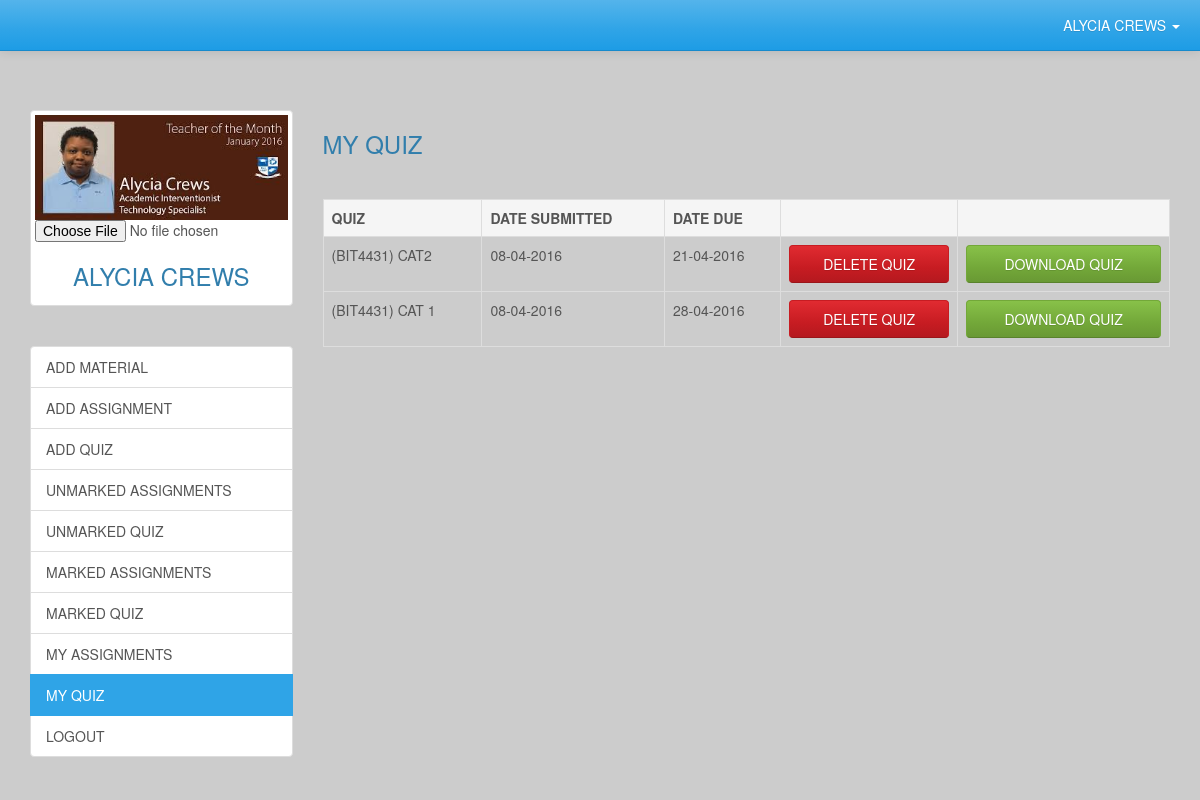
Page /myQuiz.php (signed in) on the committed database.
### tables this page shows
CREATE TABLE IF NOT EXISTS `quiz` (
`id` int(11) NOT NULL,
  `quizName` varchar(50) NOT NULL,
  `courseId` int(11) NOT NULL,
  `unitCode` varchar(50) NOT NULL,
  `teacherId` int(11) NOT NULL,
  `filePath` varchar(150) NOT NULL,
  `dateSubmitted` datetime NOT NULL DEFAULT CURRENT_TIMESTAMP,
  `dateDue` datetime NOT NULL
);

### myQuiz.php (the view, shortened to what this page needs)
<?php
	require_once 'includes/core.inc.php';
?>
<?php require_once 'includes/header.inc.php';?>
<div class = "container">
	<div class = "row" style = "margin-top:60px;">
		<?php require_once 'includes/teacherSidebar.php';?>
		<div class = "col-lg-9">
			<h3>MY QUIZ</h3>
			<p><?php echo $msg; ?>&nbsp;</p>
			<div class = "row">
				<div class = "col-lg-12">
				<?php
					$query = 'SELECT quiz.id, quiz.quizName, quiz.unitCode, quiz.dateSubmitted, quiz.dateDue, quiz.filePath, quiz.teacherId,
					                 units.unitName, teachers.fname, teachers.lname
							  FROM quiz
							  LEFT JOIN units
							  ON quiz.unitCode = units.unitCode
							  LEFT join teachers
							  ON quiz.teacherId = teachers.id
							  WHERE quiz.teacherId = ?
							  ORDER BY quiz.dateSubmitted DESC';
					$statement = $conn->prepare($query);
					$statement->bind_param('s', $teacherDetails['id']);
					if($statement->execute()){
						$statement->store_result();
						if($statement->num_rows > 0){
							$statement->bind_result($assignmentId, $assignmentName, $unitCode, $dateSubmitted, $dateDue, $filePath, $teacherId, $unitName, $fname, $lname);
							$data = '<table class = "table table-bordered">
										<tr class = "active">
											<th>QUIZ</th>
											<th>DATE SUBMITTED</th>
											<th>DATE DUE</th>
											<th></th>
											<th></th>
										</tr>';
							while($statement->fetch()){
								$heading = '(' . $unitCode . ') ' . $assignmentName;
								$data .= '<tr>
											<td>' . $heading . '</td>
											<td>' . date('d-m-Y', strtotime($dateSubmitted)) . '</td>
											<td>' . date('d-m-Y', strtotime($dateDue)) . '</td>
											<td>
												<form action = "" method = "POST" enctype = "multipart/form-data">
													<input type = "hidden" name = "assignmentId" value = "' . $assignmentId . '" />
													<button type = "submit" name = "deleteAssignment" class = "btn btn-danger btn-block">DELETE QUIZ</button>
												</form>
											</td>
											<td>
												<a href = "download.php?file=' . $filePath . '&name=' . $heading . ' ASSIGNMENT" class = "btn btn-success btn-block">DOWNLOAD QUIZ</a>
											</td>
										 </tr>';
							}
							$data .= '</table>';
							echo $data;
						}
						else{
							echo '<h4>No quiz found</h4>';
						}
					}
				?>
				</div>
			</div>
		</div>
	</div>
</div>
<?php require_once 'includes/default_footer.inc.php';?>

### css/custom-styles.css (style rules this page uses)
body { padding-top:50px; background-color: #cccccc; }

### rows in the picture
quiz: heading "(BIT4431) CAT2", dateSubmitted "08-04-2016", dateDue "21-04-2016"
quiz: heading "(BIT4431) CAT 1", dateSubmitted "08-04-2016", dateDue "28-04-2016"

### other values in the picture
$teacherDetails['fullName'] "ALYCIA CREWS"
